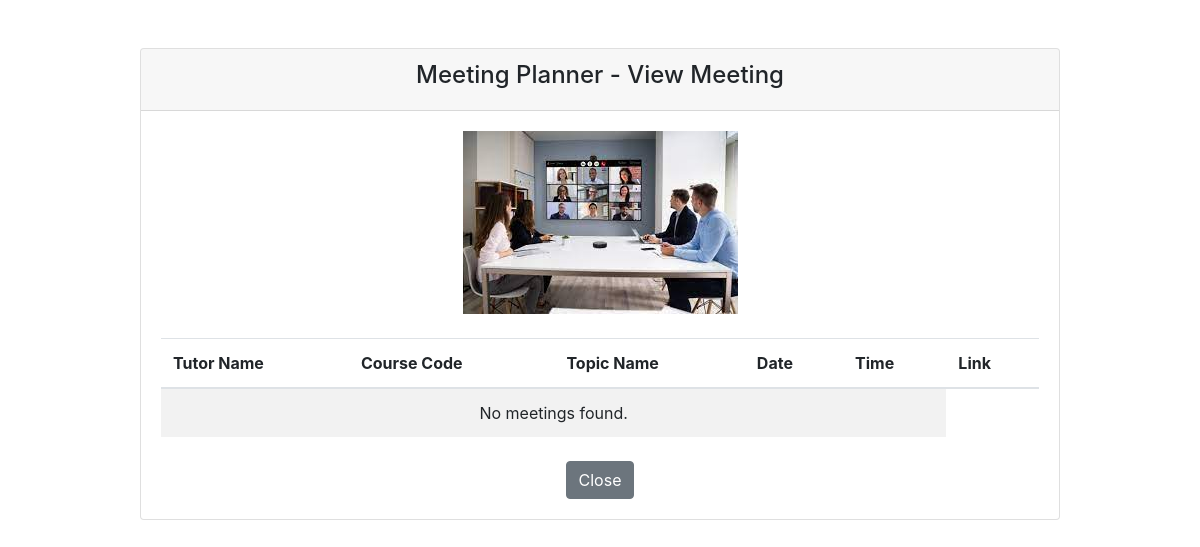
The page /student/viewMeetings.php on the database as committed earlier.
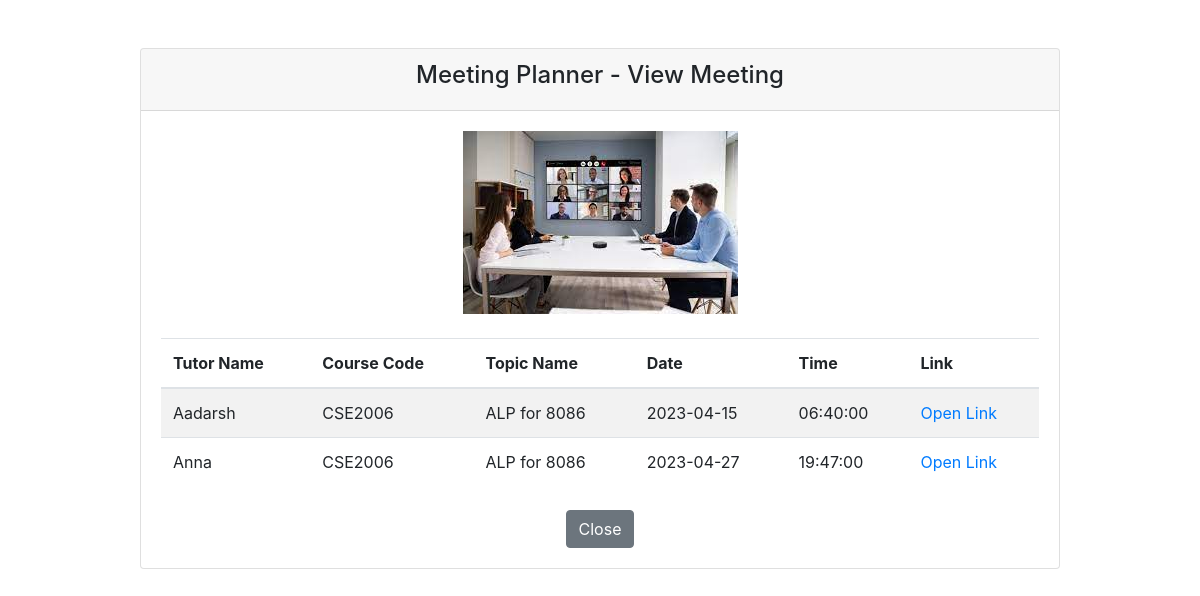
The same page on the database as committed later.
### tables this page shows
CREATE TABLE `meetings` (
  `temail` varchar(40) NOT NULL,
  `tname` varchar(50) NOT NULL,
  `code` varchar(50) NOT NULL,
  `topic` varchar(200) NOT NULL,
  `id` int(11) NOT NULL,
  `sstart` date NOT NULL DEFAULT current_timestamp(),
  `stime` time NOT NULL DEFAULT current_timestamp()
);

### student/viewMeetings.php (the view, shortened to what this page needs)
<!DOCTYPE html>
<html lang="en">
<head>
    <link rel="stylesheet" href="https://maxcdn.bootstrapcdn.com/bootstrap/4.5.2/css/bootstrap.min.css">
</head>
<body>
    <div class="container mt-5">
        <div class="row justify-content-center">
            <div class="col-md-10">
                <div class="card">
                    <div class="card-header">
                        <h4 class="text-center">Meeting Planner - View Meeting</h4>
                    </div>
                    <div class="card-body">
                        <div class="text-center mb-4">
                            <img src="logo.jpeg" alt="Meeting Planner Logo" class="img-fluid">
                        </div>
                        <div class="table-responsive">
                            <table class="table table-striped">
                                <thead>
                                    <tr>
                                        <th>Tutor Name</th>
                                        <th>Course Code</th>
                                        <th>Topic Name</th>
                                        <th>Date</th>
                                        <th>Time</th>
                                        <th>Link</th>
                                    </tr>
                                </thead>
                                <tbody>
                                    <?php
                                    $conn = mysqli_connect("localhost", "root", "", "TutorSpot");
                                    $currTime=date('H:i:s');
                                    $currDate=date('Y-m-d');
            $sql="select * from meetings where sstart>'$currDate' or (sstart='$currDate' and  stime > '$currTime')";
                                    $result = mysqli_query($conn, $sql);
                                    if (mysqli_num_rows($result) > 0) {
                                        while($row = mysqli_fetch_assoc($result)) {
                                            echo "<tr>";
                                            echo "<td>" . $row['tname'] . "</td>";
                                            echo "<td>" . $row['code'] . "</td>";
                                            echo "<td>" . $row['topic'] . "</td>";
                                            echo "<td>" . $row['sstart'] . "</td>";
                                            echo "<td>" . $row['stime'] . "</td>";
                                            echo "<td><a href='indexstu.html' target='_blank'>Open Link</a></td>";
                                            echo "</tr>";
                                        }
                                    } else {
                                        echo "<tr><td colspan='5' class='text-center'>No meetings found.</td></tr>";
                                    }
                                    ?>
                                </tbody>
                            </table>
                            <form method="post">
                            <div class="text-center mt-4">
                                <button type="submit" name="back" class="btn btn-secondary">Close</button>
                            </div>
                        </form>
                        </div>
                    </div>
                </div>
            </div>
        </div>
    </div>
</body>
</html>

Rows that differ between the two databases and show on the page:
added meetings: tname "Aadarsh", code "CSE2006", topic "ALP for 8086", sstart "2023-04-15", stime "06:40:00"
added meetings: tname "Anna", code "CSE2006", topic "ALP for 8086", sstart "2023-04-27", stime "19:47:00"
Other text that changed with them:
text no longer shown: "No meetings found."
